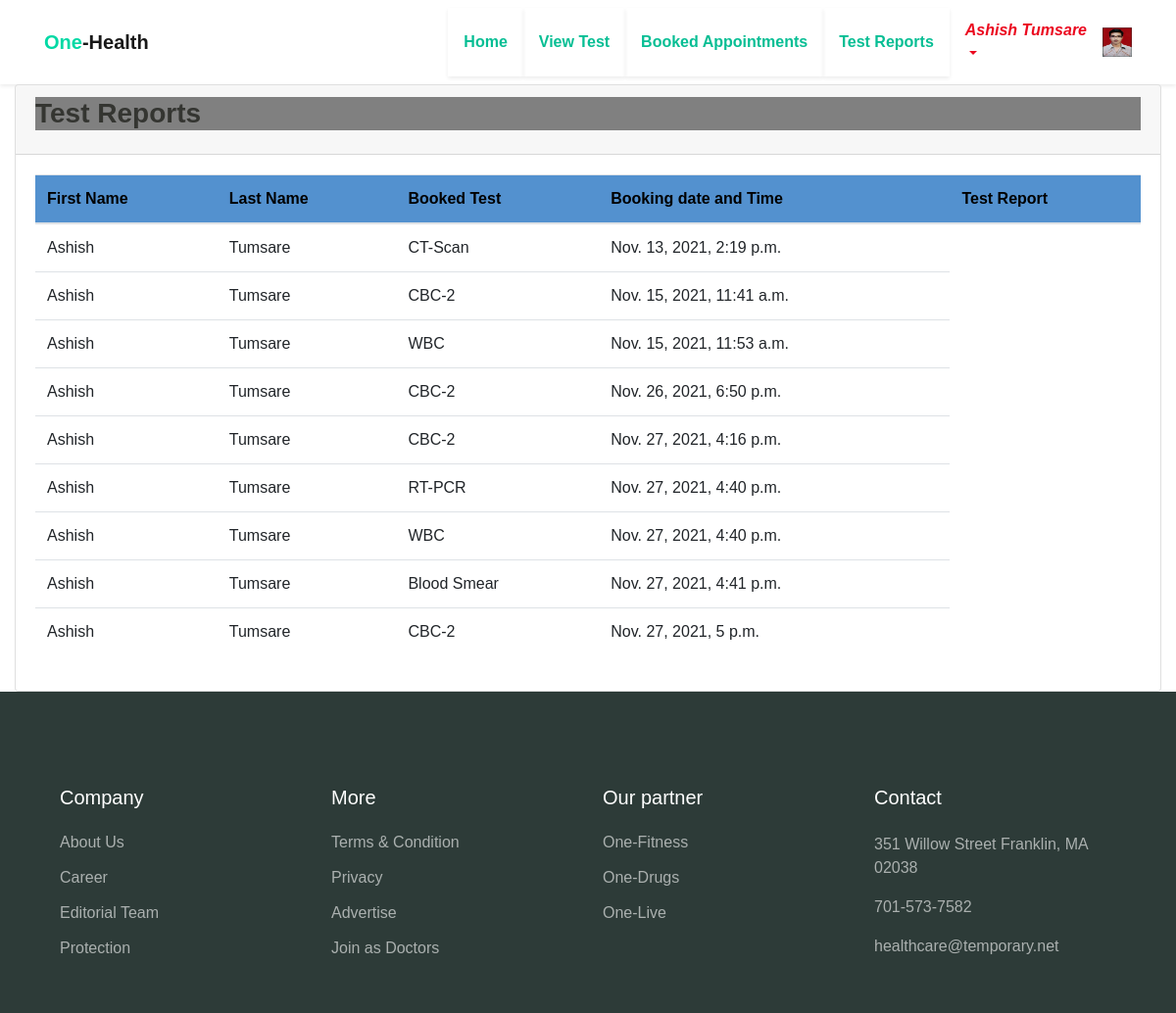
The app's page /test-reports/ (signed in), older data.
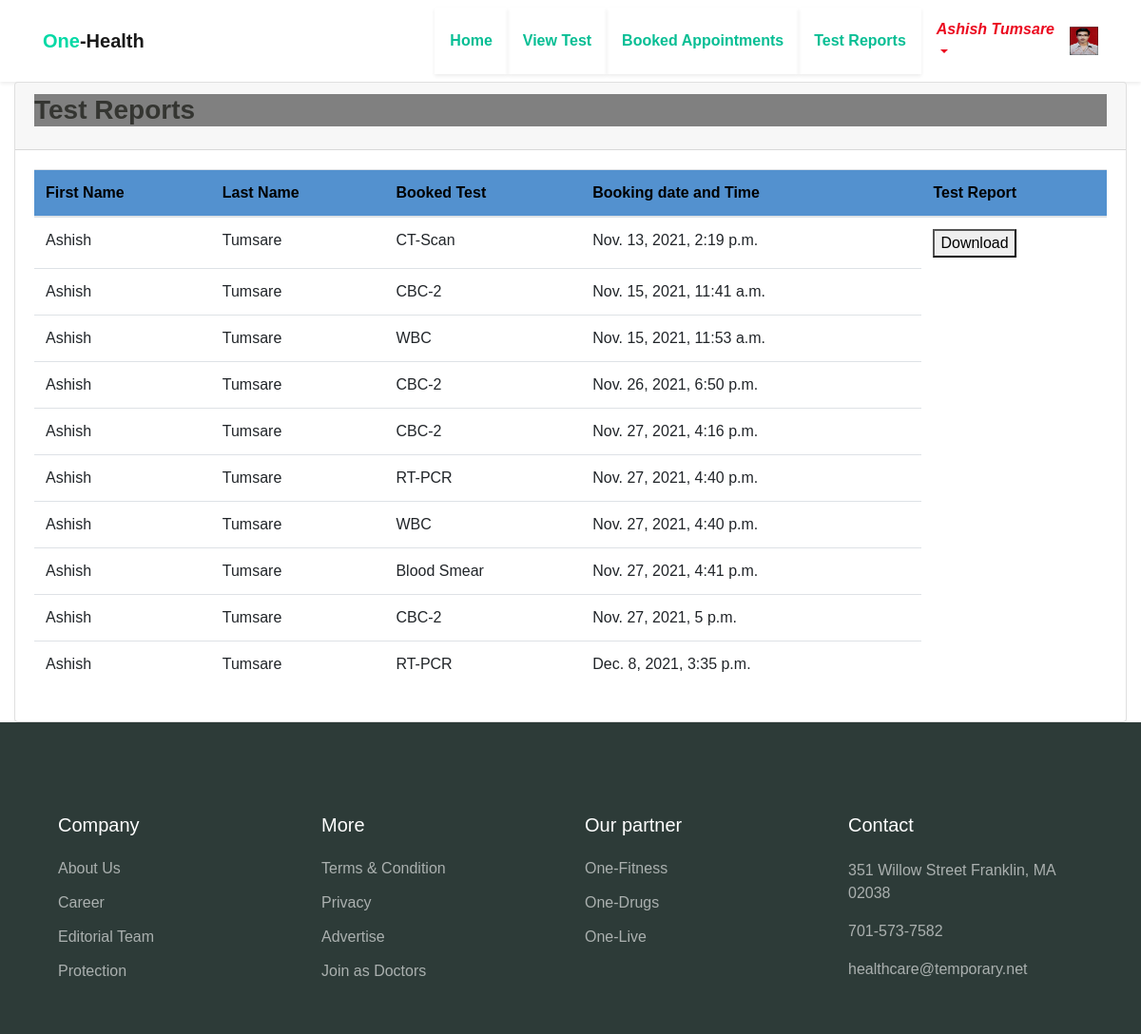
The same page, newer data.
### customer/models.py (models this page shows, shortened)
class Appointment(models.Model):
    customer = models.ForeignKey(Customer,on_delete=models.CASCADE)
    test = models.ForeignKey(Test,on_delete=models.CASCADE)
    date = models.DateTimeField(auto_now_add=True)
    amount = models.IntegerField()
    status = models.CharField(max_length=20, default='Live')
    payment_id = models.CharField(max_length=50,default='')
    test_result = models.FileField(upload_to='test_report',null=True,blank=True)

class Customer(models.Model):
    fname = models.CharField(max_length=10)
    lname = models.CharField(max_length=10)
    email = models.EmailField(unique=True)
    mobile = models.CharField(max_length=14)
    password = models.CharField(max_length=15)
    address = models.TextField()
    pic = models.FileField(upload_to='profile',null=True,blank=True,default='avtar.png')

### employee/models.py (models this page shows, shortened)
class Test(models.Model):
    employee = models.ForeignKey(Employee,on_delete=models.CASCADE)
    test_name = models.CharField(max_length=20)
    test_added_by = models.DateTimeField(auto_now_add=True)
    test_desc = models.TextField()
    test_rate = models.IntegerField()

### customer/views.py (the view)
# urls.py: path('test-reports/',views.test_reports,name='test-reports'),
def test_reports(request):
    uid = Customer.objects.get(email=request.session['email'])
    appointments = Appointment.objects.filter(customer = uid)
    return render(request,'customer/test-reports.html',{'uid':uid,'appointments':appointments})

### customer/templates/customer/test-reports.html
 {% extends 'customer/cheader.html' %}
{% load static %}
{% block content %}
      <div class="content">
        <div class="container-fluid">
          <div class="row">
            <div class="col-md-12">
              <div class="card">
                <div class="card-header card-header-primary">
                  <h3 class="card-title" style="Background:grey;"><b>Test Reports</b></h3>
                </div>
                <div class="card-body">
                  <div class="table-responsive">
                    <table class="table">
                      <thead class=" text-primary" style="Background:#5391cf;">
                        <th style="color:black;">
                          <b>First Name</b>
                        </th>
                        <th style="color:black;">
                           <b>Last Name </b>
                        </th>
                        <th style="color:black;">
                         <b>  Booked Test   </b>
                        </th>
                        <th style="color:black;">
                         <b>  Booking date and Time  </b>
                        </th>
                         <th style="color:black;">
                         <b>  Test Report </b>
                        </th>
                      </thead>
                      <tbody>
                        {% for appointment in appointments %}
                        <tr>
                          <td>
                            {{appointment.customer.fname}}
                          </td>
                          <td>
                            {{appointment.customer.lname}}
                          </td>
                           <td class="text">
                           {{appointment.test.test_name}}
                          </td>
                          <td class="text">
                           {{appointment.date}}
                          </td>
                          {% if appointment.test_result %}
                          <td class="text">
                           <a href="{{appointment.test_result.url}}">
                           <button  class="btn-xs">Download</button></a>
                          </td>
                         {% endif %}
                        </tr>
                        {% endfor %}
                      </tbody>
                    </table>
                  </div>
                </div>
              </div>
            </div>
          </div>
        </div>
      </div>
      {% endblock %}

Row changes from the older to the newer data that the page shows:
changed Appointment "Nov. 13, 2021, 2:19 p.m.": now shows "Download"
added Appointment: customer.fname "Ashish", customer.lname "Tumsare", test.test_name "RT-PCR", date "Dec. 8, 2021, 3:35 p.m."
